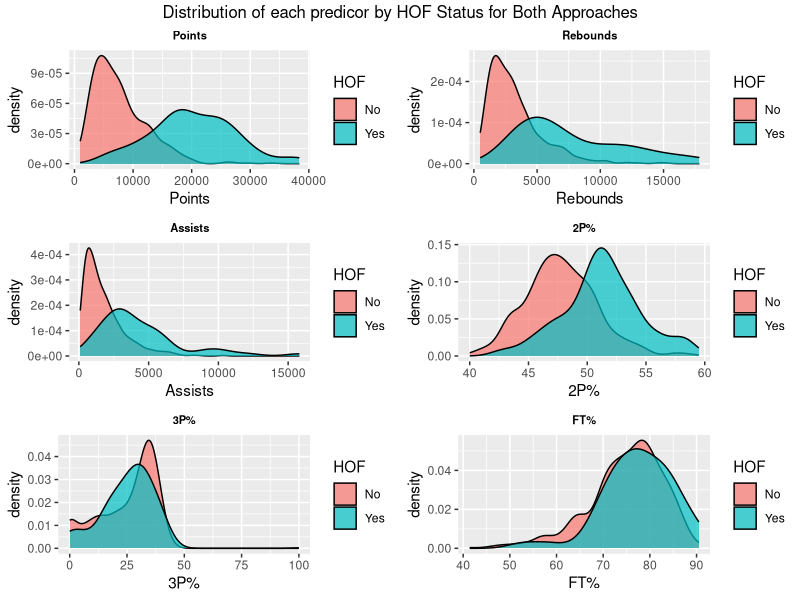
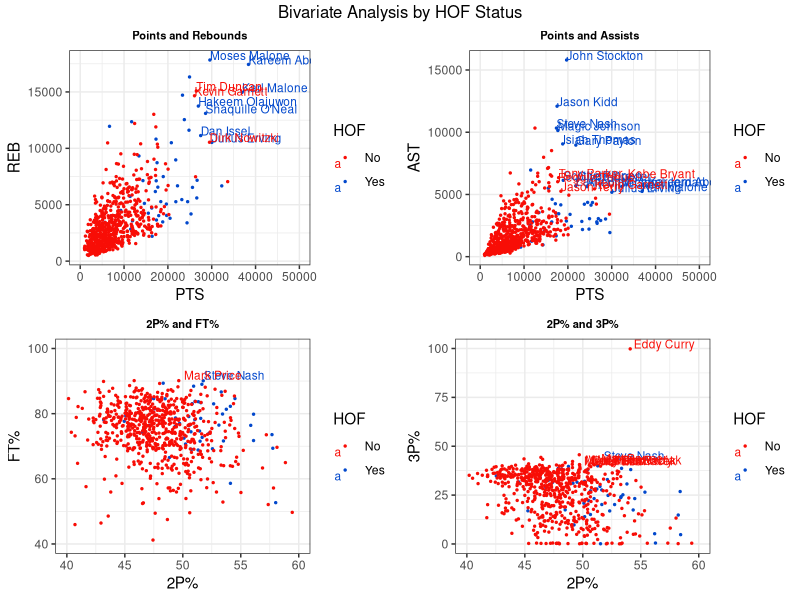
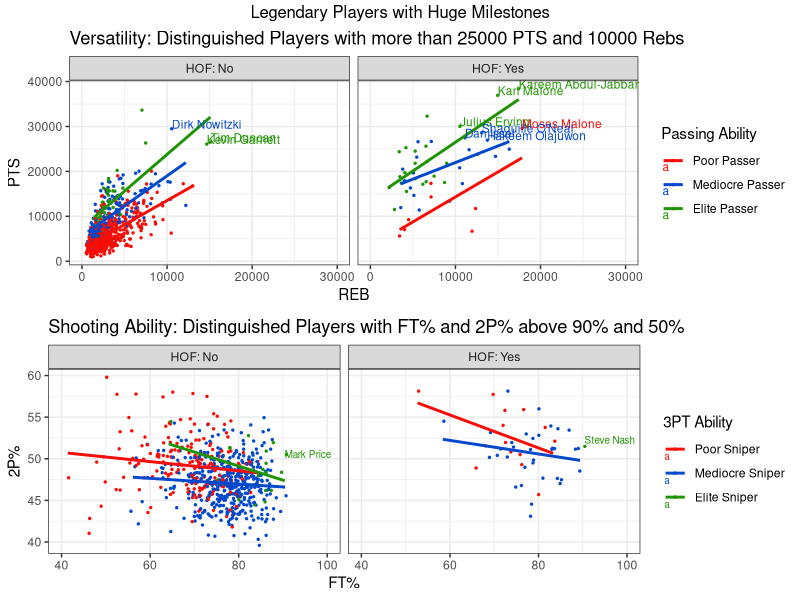
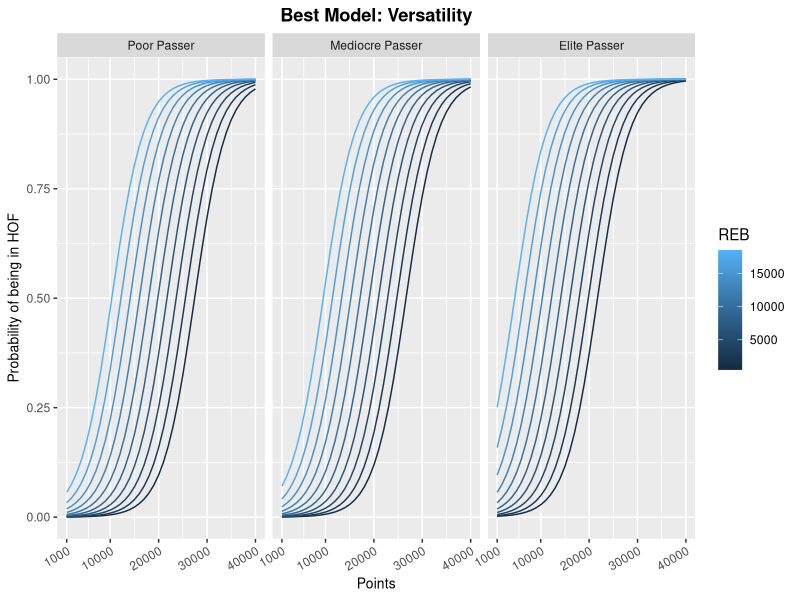
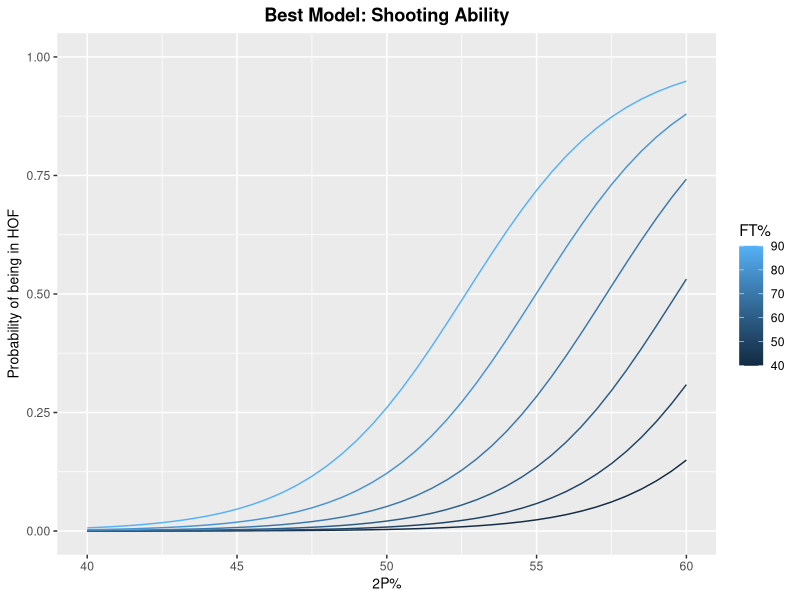
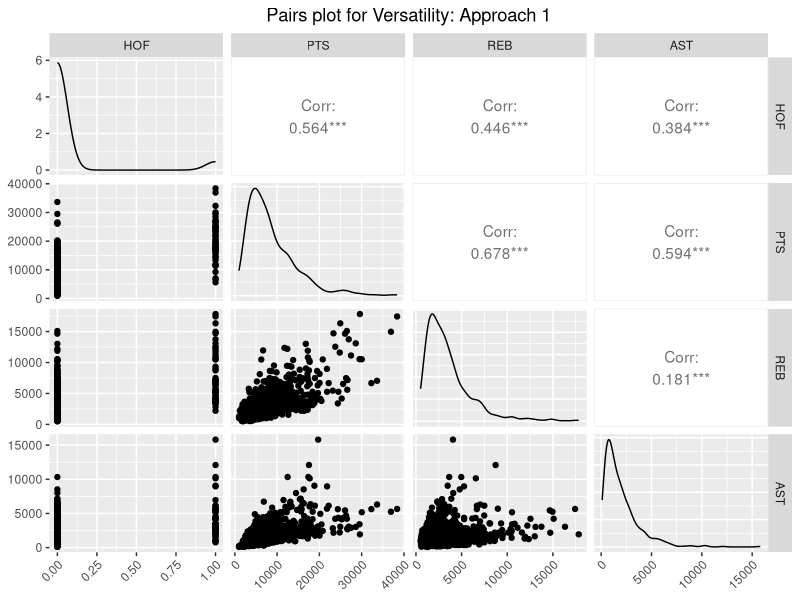
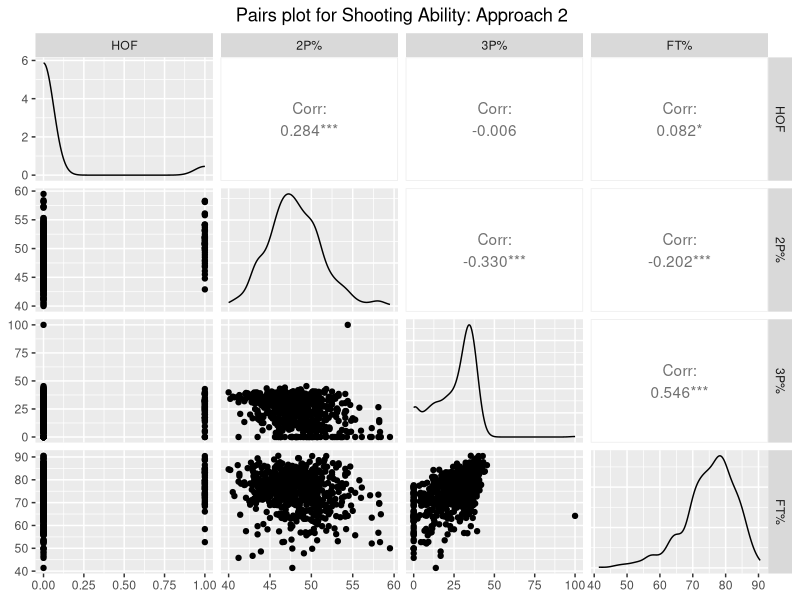
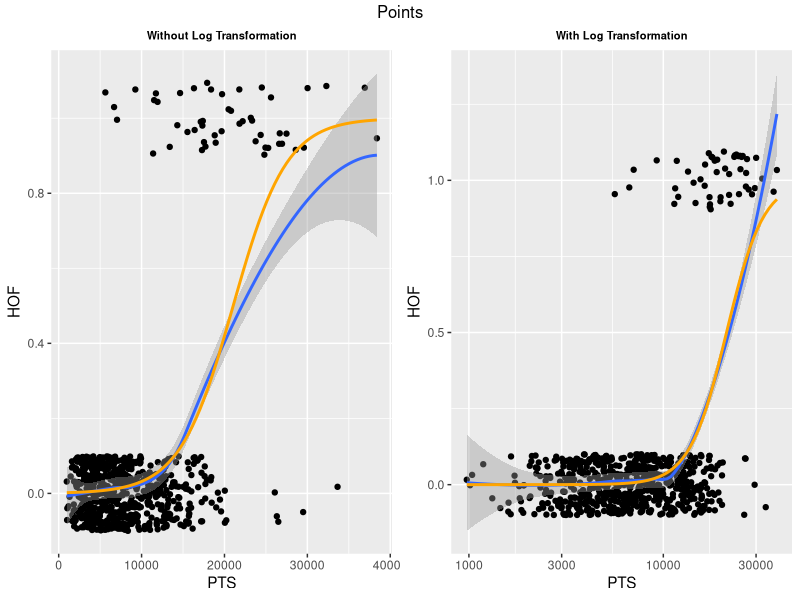

Generate these figures, in order, with R:
## ---- chunk 1
library(tidyverse)
library(modelr)
library(ggplot2)
library(gridExtra)
library(plyr)
library(reshape)
library(tidyr)
library(car)
library(arm)
library(knitr)
library(readxl)
library(GGally)
library(mgcv)
library(boot)
knitr::opts_chunk$set(echo = TRUE, tidy = TRUE)
cb_palette <- c("#F80D06", "#0248CC", "#1F9402", "#02A7CC", "#CC02CC", "070007")  
#                  red       Darkblue   green      lightble   purple     black
## ---- chunk 2
nba = read_excel("NBA.xlsx")
nba$HOF = as.factor(nba$HOF)
names(nba)[names(nba) == "TRB"] <- "REB"
nba = subset(nba, select = -c(From,To,Tm,ORB,DRB,`eFG%`,`TS%`))
nba$`FG%` = nba$`FG%` * 100
nba$`2P%` = nba$`2P%` * 100
nba$`3P%` = nba$`3P%` * 100
nba$`FT%` = nba$`FT%` * 100
nba$PTS.cat = cut(nba$PTS, c(0,10000,20000,40000))
nba$REB.cat = cut(nba$REB, c(0,5000,10000,20000))
nba$AST.cat = cut(nba$AST, c(0,2000,4000,16000))
nba$`2P%.cat` = cut(nba$`2P%`, c(39,45,50,60))
nba$`3P%.cat` = cut(nba$`3P%`, c(-1,20,40,100))
nba$`FT%.cat` = cut(nba$`FT%`, c(40,60,80,100))

levels(nba$PTS.cat) = c("Poor Scorer", "Mediocre Scorer", "Elite Scorer")
levels(nba$REB.cat) = c("Poor Rebounder", "Mediocre Rebounder", "Elite Rebounder")
levels(nba$AST.cat) = c("Poor Passer", "Mediocre Passer", "Elite Passer")
levels(nba$`2P%.cat`) = c("Poor around basket", "Mediocre around basket", "Elite around basket")
levels(nba$`3P%.cat`) = c("Poor Sniper", "Mediocre Sniper", "Elite Sniper")
levels(nba$`FT%.cat`) = c("Poor at the line", "Mediocre at the line", "Elite at the line")
## ---- chunk 3
a = ggplot(nba, aes(x = PTS, fill = HOF)) + geom_density(alpha = 0.7) + ggtitle("Points") + xlab("Points") + theme(plot.title = element_text(size = 8, face = "bold", hjust = 0.5))

b = ggplot(nba, aes(x = REB, fill = HOF)) + geom_density(alpha = 0.7) + ggtitle("Rebounds") + xlab("Rebounds") + theme(plot.title = element_text(size = 8, face = "bold", hjust = 0.5)) 

c = ggplot(nba, aes(x = AST, fill = HOF)) + geom_density(alpha = 0.7) + ggtitle("Assists") + xlab("Assists") + theme(plot.title = element_text(size = 8, face = "bold", hjust = 0.5))

d = ggplot(nba, aes(x = `2P%`, fill = HOF)) + geom_density(alpha = 0.7) + ggtitle("2P%") + xlab("2P%") + theme(plot.title = element_text(size = 8, face = "bold", hjust = 0.5))

e = ggplot(nba, aes(x = `3P%`, fill = HOF)) + geom_density(alpha = 0.7) + ggtitle("3P%") + xlab("3P%") + theme(plot.title = element_text(size = 8, face = "bold", hjust = 0.5)) 

f = ggplot(nba, aes(x = `FT%`, fill = HOF)) + geom_density(alpha = 0.7) + ggtitle("FT%") + xlab("FT%") + theme(plot.title = element_text(size = 8, face = "bold", hjust = 0.5))

grid.arrange(a,b,c,d,e,f, ncol=2, nrow = 3, top = "Distribution of each predicor by HOF Status for Both Approaches") 
## ---- chunk 4
nba$HOF = ifelse(nba$HOF=="Yes",1,0)
nba$HOF = ifelse(nba$HOF == 1, "Yes", "No")
nba$HOF = as.factor(nba$HOF)

#PTS & REB (2 strongest COR with HOF)
s = ggplot(nba, aes(PTS, REB, color = factor(HOF))) + geom_jitter(height = 0.5, width = 0.5, size = 0.5) + geom_text(aes(label=ifelse(PTS>25000 & REB > 10000 ,as.character(Player),'')), alpha = 1, size = 3, hjust=0,vjust=0) + xlim(0,50000) + ggtitle("Points and Rebounds")  + scale_color_manual(values = cb_palette, labels = c('No', 'Yes')) + labs(color = "HOF") + theme_bw() + theme(plot.title = element_text(size = 8, face = "bold", hjust = 0.5)) 

#PTS & AST
t = ggplot(nba, aes(PTS, AST, color = factor(HOF))) + geom_jitter(height = 0.5, width = 0.5, size = 0.5) + geom_text(aes(label=ifelse(PTS>17000 & AST > 5000 ,as.character(Player),'')), alpha = 1, size = 3, hjust=0,vjust=0) + xlim(0,50000) + ggtitle("Points and Assists")  + scale_color_manual(values = cb_palette, labels = c('No', 'Yes')) + labs(color = "HOF") + theme_bw() + theme(plot.title = element_text(size = 8, face = "bold", hjust = 0.5)) 


#2P% & FT% (2 strongest COR with HOF)
u = ggplot(nba, aes(`2P%`, `FT%`, color = factor(HOF))) + geom_jitter(height = 0.5, width = 0.5, size = 0.5) + geom_text(aes(label=ifelse(`2P%`>50 & `FT%`>90 ,as.character(Player),'')), alpha = 1, size = 3, hjust=0,vjust=0) + xlim(40,60) + ylim(40,100) + ggtitle("2P% and FT%")  + scale_color_manual(values = cb_palette, labels = c('No', 'Yes')) + labs(color = "HOF") + theme_bw() + theme(plot.title = element_text(size = 8, face = "bold", hjust = 0.5)) 

#2P% & 3P%
v = ggplot(nba, aes(`2P%`, `3P%`, color = factor(HOF))) + geom_jitter(height = 0.5, width = 0.5, size = 0.5) + geom_text(aes(label=ifelse(`2P%`>50 & `3P%`>40 ,as.character(Player),'')), alpha = 1, size = 3, hjust=0,vjust=0) + xlim(40,60) + ylim(0,100) + ggtitle("2P% and 3P%")  + scale_color_manual(values = cb_palette, labels = c('No', 'Yes')) + labs(color = "HOF") + theme_bw() + theme(plot.title = element_text(size = 8, face = "bold", hjust = 0.5)) 

grid.arrange(s,t,u,v, ncol=2, nrow = 2, top = "Bivariate Analysis by HOF Status")
## ---- chunk 5
w = ggplot(nba, aes(REB, PTS, color = AST.cat, group = AST.cat)) + geom_jitter(height = 0.5, width = 0.5, size = 0.5) + facet_grid(~HOF, labeller = label_both) + geom_smooth(method = "lm", se = FALSE) + scale_color_manual(values = cb_palette) + labs(color = "Passing Ability") +  geom_text(aes(label=ifelse(PTS>25000 & REB > 10000 ,as.character(Player),'')),size = 3, hjust=0,vjust=0) + xlim(0,30000) + ggtitle("Versatility: Distinguished Players with more than 25000 PTS and 10000 Rebs") + theme(plot.title = element_text(size = 7, hjust = 0.5, face = "bold")) + theme(axis.title=element_text(size=10))+theme_bw()

x = ggplot(nba, aes(`FT%`, `2P%`, color = `3P%.cat`, group = `3P%.cat`)) + geom_jitter(height = 0.5, width = 0.5, size = 0.5) + facet_grid(~HOF, labeller = label_both) + geom_smooth(method = "lm", se = FALSE) + scale_color_manual(values = cb_palette) + labs(color = "3PT Ability") +  geom_text(aes(label=ifelse(`FT%`>90 & `2P%`> 50 ,as.character(Player),'')),size = 2.5, hjust=0,vjust=0) + xlim(40,100) + ggtitle("Shooting Ability: Distinguished Players with FT% and 2P% above 90% and 50%") + theme(plot.title = element_text(size = 7, hjust = 0.5, face = "bold")) + theme(axis.title=element_text(size=10))+ theme_bw()

grid.arrange(w,x, ncol = 1, nrow = 2, top = "Legendary Players with Huge Milestones")
## ---- chunk 6
#Taking out legenndary noisy players
nba.modified = (nba[ -c(608,520,482,270,233), ])
## ---- chunk 7
#Versatility (Approach 1)
# two most strongly correlated to response
mod1 = glm(HOF ~ PTS + REB, family = binomial, data = nba.modified) 
# interaction between the two variables
mod2 = glm(HOF ~ PTS * REB, family = binomial, data = nba.modified) 
# all 3 variables without interaction
mod3 = glm(HOF ~ PTS + REB + AST.cat, family = binomial, data = nba.modified) 

#Shooting Ability (Approach 2)
# two most strongly correlated to response
mod4 = glm(HOF ~ `2P%` + `FT%`, family = binomial, data = nba.modified) 
# interaction between the two variables
mod5 = glm(HOF ~ `2P%` * `FT%`, family = binomial, data = nba.modified) 
# all 3 variables without interaction
mod6 = glm(HOF ~ `2P%` + `FT%` + `3P%.cat`, family = binomial, data = nba.modified) 
## ---- chunk 8
#Versatility
versatility.df = expand.grid(PTS = seq(1000,40000,1000), REB = seq(500,20000,2000), AST.cat = nba$AST.cat)
versatility.pred = predict(mod3, type = "response", newdata = versatility.df)
versatility.pred.df = data.frame(versatility.df, HOF = as.vector(versatility.pred))
ggplot(versatility.pred.df, aes(x = PTS, y = HOF, group = REB, color = REB)) + geom_line() + facet_grid(~AST.cat) + xlab("Points") + ylab("Probability of being in HOF") + ggtitle("Best Model: Versatility") + theme(plot.title = element_text(face = "bold", hjust = 0.5)) + theme(axis.title=element_text(size=10)) + coord_cartesian(xlim = c(1000, 40000)) + scale_x_continuous(breaks=c(1000,10000,20000,30000,40000))+theme(axis.text.x = element_text(angle = 30, hjust = 1))
## ---- chunk 9
shooting.df = expand.grid(`2P%` = seq(40,60,0.5), `FT%` = seq(40,95,10))
shooting.pred = predict(mod4, type = "response", newdata = shooting.df)
shooting.pred.df = data.frame(shooting.df, HOF = as.vector(shooting.pred))
ggplot(shooting.pred.df, aes(x = X2P., y = HOF, group = FT., color = FT.)) + geom_line() + xlab("2P%") + ylab("Probability of being in HOF") + labs(color = "FT%") + ggtitle("Best Model: Shooting Ability") + theme(plot.title = element_text(face = "bold", hjust = 0.5)) + theme(axis.title=element_text(size=10)) + ylim(0,1)
## ---- chunk 10
#Approach 1
confusion <- table(nba.modified$HOF, as.integer(predict(mod3, type='response')>0.5), dnn=c('reality','prediction'))
colnames(confusion) = c('Prediction No HOF',"Prediction HOF (Versatility)")
rownames(confusion) = c('Actual No HOF',"Actual HOF")
kable(confusion)

in.sample.preds <- round(fitted(mod3))
in.sample.confusion <- table(in.sample.preds, nba.modified$HOF,
                             dnn=c("prediction","data"))
in.sample.correctprediction.rate <- sum(diag(in.sample.confusion))/sum(in.sample.confusion)

#Approach 2
confusion1 <- table(nba.modified$HOF, as.integer(predict(mod4, type='response')>0.5), dnn=c('reality','prediction'))
colnames(confusion1) = c('Prediction No HOF',"Prediction HOF (Shooting Ability)")
rownames(confusion1) = c('Actual No HOF',"Actual HOF")
kable(confusion1)

in.sample.preds1 <- round(fitted(mod4))
in.sample.confusion1 <- table(in.sample.preds1, nba.modified$HOF,
                             dnn=c("prediction","data"))
in.sample.correctprediction.rate1 <- sum(diag(in.sample.confusion1))/sum(in.sample.confusion1)

#sum(diag(in.sample.confusion))/sum(in.sample.confusion)
#sum(diag(in.sample.confusion1))/sum(in.sample.confusion1)

#Approach 1 predicts better than Approach 2
## ---- chunk 11
prediction = predict(mod3, newdata = data.frame(PTS = c(26496,26071,33643,17700,15802,16784,12996,15586,15687,16927), REB = c(15091,14662,7047,10101,2992,13017,9443,3872,7352,9040), AST.cat = c("Elite Passer", "Elite Passer", "Elite Passer", "Mediocre Passer", "Elite Passer", "Poor Passer", "Mediocre Passer", "Elite Passer", "Mediocre Passer", "Mediocre Passer")), type = "response")
prediction = sort(prediction,decreasing = TRUE)
df3 = data.frame(prediction)
colnames(df3) = c("Probability of Making HOF")
rownames(df3) = c("Tim Duncan","Kobe Bryant","Kevin Garnett","Buck Williams","Shawn Marion","Elton Brand","Terry Porter","Chauncey Billups","Larry Nance","Horace Grant")
kable(signif(df3,3))
## ---- chunk 12
#model1
nba$HOF = ifelse(nba$HOF=="Yes",1,0)
ggpairs(nba, columns = c(2,21,15,16)) + ggtitle("Pairs plot for Versatility: Approach 1") + theme(plot.title = element_text(hjust = 0.5))+theme(axis.text.x = element_text(angle = 45, hjust = 1))
## ---- chunk 13
#model2
ggpairs(nba, columns = c(2, 23, 24, 25)) + ggtitle("Pairs plot for Shooting Ability: Approach 2") + theme(plot.title = element_text(hjust = 0.5))

nba$HOF = ifelse(nba$HOF == 1, "Yes", "No")
nba$HOF = as.factor(nba$HOF)
## ---- chunk 14
nba$HOF = ifelse(nba$HOF=="Yes",1,0)
#PTS
g = ggplot(nba, aes(PTS, HOF)) + geom_jitter(width = 0, height = 0.1) + geom_smooth(method = "loess") + geom_smooth(method = "glm", method.args = list(family = 'binomial'), color = "orange", se = FALSE) + ggtitle("Without Log Transformation") + theme(plot.title = element_text(size = 8, face = "bold", hjust = 0.5)) 
h = ggplot(nba, aes(PTS, HOF)) + geom_jitter(width = 0, height = 0.1) + geom_smooth(method = "loess") + geom_smooth(method = "glm", method.args = list(family = 'binomial'), color = "orange", se = FALSE) + scale_x_log10() + ggtitle("With Log Transformation") + theme(plot.title = element_text(size = 8, face = "bold", hjust = 0.5)) 

#REB 
i = ggplot(nba, aes(REB, HOF)) + geom_jitter(width = 0, height = 0.1) + geom_smooth(method = "loess") + geom_smooth(method = "glm", method.args = list(family = 'binomial'), color = "orange", se = FALSE) + ggtitle("Without Log Transformation") + theme(plot.title = element_text(size = 10)) + theme(plot.title = element_text(size = 8, face = "bold", hjust = 0.5))
j = ggplot(nba, aes(REB, HOF)) + geom_jitter(width = 0, height = 0.1) + geom_smooth(method = "loess") + geom_smooth(method = "glm", method.args = list(family = 'binomial'), color = "orange", se = FALSE) + scale_x_log10() + ggtitle("With Log Transformation") + theme(plot.title = element_text(size = 8, face = "bold", hjust = 0.5))

#AST 
k =ggplot(nba, aes(AST, HOF)) + geom_jitter(width = 0, height = 0.1) + geom_smooth(method = "loess") + geom_smooth(method = "glm", method.args = list(family = 'binomial'), color = "orange", se = FALSE) + ggtitle("Without Log Transformation") + theme(plot.title = element_text(size = 8, face = "bold", hjust = 0.5))
l = ggplot(nba, aes(AST, HOF)) + geom_jitter(width = 0, height = 0.1) + geom_smooth(method = "loess") + geom_smooth(method = "glm", method.args = list(family = 'binomial'), color = "orange", se = FALSE) + scale_x_log10() + ggtitle("With Log Transformation") + theme(plot.title = element_text(size = 8, face = "bold", hjust = 0.5))


grid.arrange(g,h, ncol=2, nrow = 1, top = "Points")  
grid.arrange(i,j, ncol=2, nrow = 1, top = "Rebounds")  
grid.arrange(k,l, ncol=2, nrow = 1, top = "Assists") 
## ---- chunk 15
#2PT%
m = ggplot(nba, aes(`2P%`, HOF)) + geom_jitter(width = 0, height = 0.1) + geom_smooth(method = "loess") + geom_smooth(method = "glm", method.args = list(family = 'binomial'), color = "orange", se = FALSE) + ggtitle("Without Log Transformation") + theme(plot.title = element_text(size = 8, face = "bold", hjust = 0.5))
n = ggplot(nba, aes(`2P%`, HOF)) + geom_jitter(width = 0, height = 0.1) + geom_smooth(method = "loess") + geom_smooth(method = "glm", method.args = list(family = 'binomial'), color = "orange", se = FALSE) + scale_x_log10() + ggtitle("With Log Transformation") + theme(plot.title = element_text(size = 8, face = "bold", hjust = 0.5))

grid.arrange(m,n, ncol=2, nrow = 1, top = "2P%")
## ---- chunk 16
#FT%
o = ggplot(nba, aes(`FT%`, HOF)) + geom_jitter(width = 0, height = 0.1) + geom_smooth(method = "loess") + geom_smooth(method = "glm", method.args = list(family = 'binomial'), color = "orange", se = FALSE) + ggtitle("Without Log Transformation") + theme(plot.title = element_text(size = 8, face = "bold", hjust = 0.5))
p = ggplot(nba, aes(`FT%`, HOF)) + geom_jitter(width = 0, height = 0.1) + geom_smooth(method = "loess") + geom_smooth(method = "glm", method.args = list(family = 'binomial'), color = "orange", se = FALSE) + scale_x_log10() + ggtitle("With Log Transformation") + theme(plot.title = element_text(size = 8, face = "bold", hjust = 0.5))


#3P%
q = ggplot(nba, aes(`3P%`, HOF)) + geom_jitter(width = 0, height = 0.1) + geom_smooth(method = "loess") + geom_smooth(method = "glm", method.args = list(family = 'binomial'), color = "orange", se = FALSE) + ggtitle("Without Log Transformation") + theme(plot.title = element_text(size = 8, face = "bold", hjust = 0.5))
r = ggplot(nba, aes(`3P%`, HOF)) + geom_jitter(width = 0, height = 0.1) + geom_smooth(method = "loess") + geom_smooth(method = "glm", method.args = list(family = 'binomial'), color = "orange", se = FALSE) + scale_x_log10() + ggtitle("With Log Transformation") + theme(plot.title = element_text(size = 8, face = "bold", hjust = 0.5))


grid.arrange(o,p, ncol=2, nrow = 1, top = "FT%")  
grid.arrange(q,r, ncol=2, nrow = 1, top = "3P%") 
## ---- chunk 17
#AIC(mod1)
#AIC(mod2) 
#AIC(mod3) #best model
#AIC(mod4) #best model
#AIC(mod5)
#AIC(mod6)

#anova(mod1,mod3, test = "Chisq") # Assist.cat is significant (approach 1)
#anova(mod1,mod2, test = "Chisq") # interaction doesnt matter (approach 1)
#anova(mod4,mod5, test = "Chisq") # interaction doesnt matter (approach 2)
#anova(mod4,mod6, test = "Chisq") # 3P% not significant (approach 2)

#quick finding? - 3pt% is not as significant as 2P% and FT% (Approach 2)
#               - AST is significant as PTS and REB (Approach 1)

df1 = data.frame(AIC(mod1), AIC(mod2), AIC(mod3), AIC(mod4), AIC(mod5), AIC(mod6))
rownames(df1) = c("AIC values for each model")
colnames(df1) = c("Mod1", "Mod2", "Mod3", "Mod4", "Mod5", "Mod6")
table1 = t(df1)
kable(signif(table1, 5), digits= 5)

df2 = data.frame(c(0.011,0.199,0.604, 0.122))
colnames(df2) = c("Anova P-values")
rownames(df2) = c("Addition of AST to PTS + REB? (Versatilty)", "Interaction between PTS and REB or just Main Effects? (Versatility)", "Addition of 3P% to 2P% + FT% (Shooting Ability)", "Interaction between 2P% and FT% or just Main Effects? (Shooting Ability)")
kable(signif(df2))
## ---- chunk 18
model.df=data.frame(nba.modified, .fitted = fitted.values(mod3), .resid = residuals(mod3, type = 'response'))

aa = ggplot(model.df, aes(.fitted, .resid,color= HOF)) + geom_point() + geom_text(aes(label=ifelse(.resid < -0.7,as.character(Player),'')), alpha = 1, size = 3, hjust=0,vjust=0) + geom_smooth(method = 'loess',color="orange",method.args = list(degree = 1))+ scale_color_manual(values = cb_palette, labels = c('No', 'Yes')) + xlim(0,1.05) + ggtitle("Residuals vs Fitted") + theme(plot.title = element_text(size = 8, face = "bold", hjust = 0.5))

bb = ggplot(model.df, aes(PTS, .resid,color= HOF)) + geom_point() + geom_text(aes(label=ifelse(PTS > 25000 & HOF == "No", as.character(Player),'')), alpha = 1, size = 3, hjust = 0, vjust = 0) + geom_smooth(method = 'loess',color="orange",method.args = list(degree = 1)) + scale_color_manual(values = cb_palette, labels = c('No', 'Yes')) + ggtitle("Residuals vs Points") + theme(plot.title = element_text(size = 8, face = "bold", hjust = 0.5))

cc = ggplot(model.df, aes(REB, .resid,color= HOF)) + geom_point() + geom_smooth(method = 'loess',color="orange",method.args = list(degree = 1)) + scale_color_manual(values = cb_palette, labels = c('No', 'Yes')) + ggtitle("Residuals vs Rebounds") + theme(plot.title = element_text(size = 8, face = "bold", hjust = 0.5))

dd =ggplot(model.df, aes(AST.cat, .resid,color= HOF)) + geom_point() + geom_smooth(method = 'loess',color="orange",method.args = list(degree = 1)) + scale_color_manual(values = cb_palette, labels = c('No', 'Yes')) + ggtitle("Residuals vs Assists Category") + theme(plot.title = element_text(size = 8, face = "bold", hjust = 0.5))

grid.arrange(aa,bb,cc,dd, ncol=2, nrow = 2, top = "Residual Check")  
